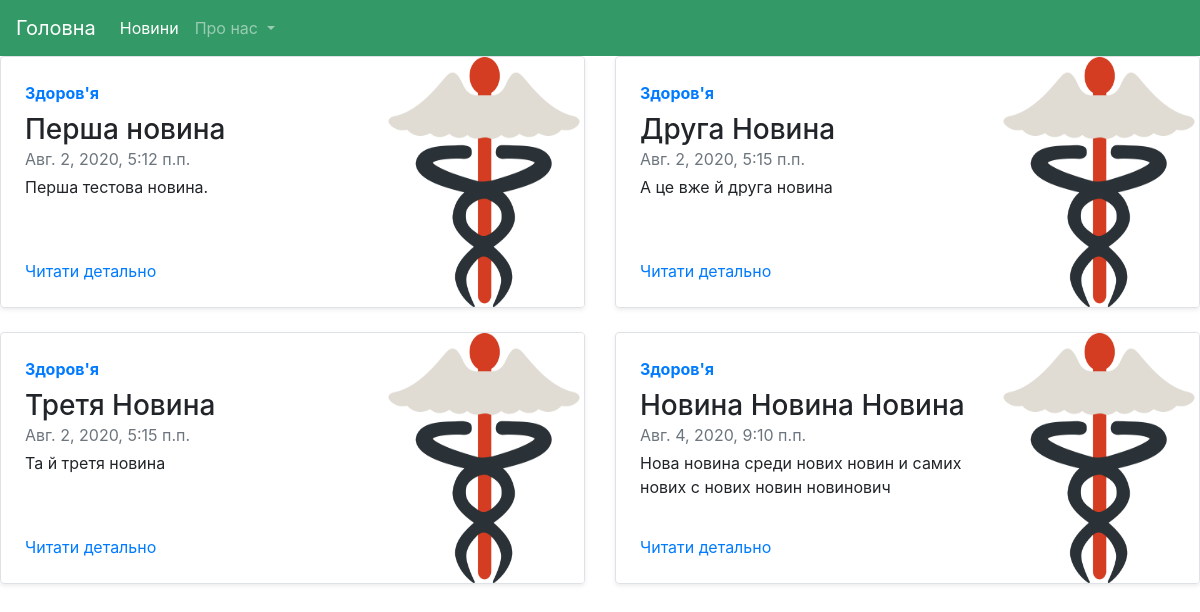
/test, run on an earlier commit of the app's database.
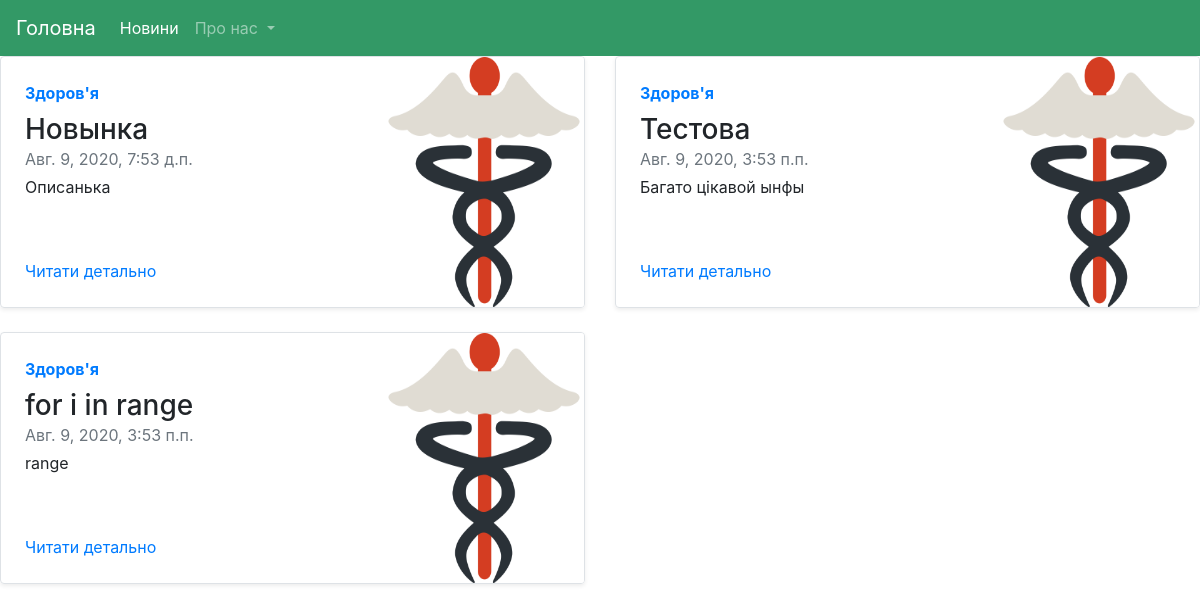
And on a later commit of the database.
### pews/models.py (models this page shows, shortened)
class Post(models.Model):
    author = models.ForeignKey('auth.User', on_delete=models.CASCADE, null=True, verbose_name="Автор")
    title = models.CharField(max_length=200,verbose_name="Заголовок")
    text = models.TextField(verbose_name="Текст пiдзаголовка")
    textcontent = models.TextField(verbose_name="Текст новини", null=True)
    slug = models.SlugField(max_length=250,unique_for_date='created_date', null=True)
    created_date = models.DateTimeField(
            default=timezone.now,verbose_name="дата створення")
    published_date = models.DateTimeField(
            blank=True, null=True, verbose_name="дата публiкацii")

### pews/views.py (the view)
# urls.py: path('test',test, name='test' ),
def test(request):
    posts = Post.objects.filter(published_date__lte=timezone.now()).order_by('published_date')
    return render(request,'pews/test.html', {'posts':posts})

### pews/templates/pews/test.html (shortened to what this page needs)
{% extends "pews/base.html" %}
{% load static %}
{% block content %}
<div class="row mb-2">
{% for post in posts %}
  <div class="col-md-6">
    <div class="row no-gutters border rounded overflow-hidden flex-md-row mb-4 shadow-sm h-md-250 position-relative">
      <div class="col p-4 d-flex flex-column position-static">
        <strong class="d-inline-block mb-2 text-primary">Здоров'я</strong>
        <h3 class="mb-0">{{ post.title }}</h3>
        <div class="mb-1 text-muted">{{ post.published_date }}</div>
        <p class="card-text mb-auto">{{ post.text|linebreaksbr }}</p>
        <a href="#" class="stretched-link">Читати детально</a>
      </div>
      <div class="col-auto d-none d-lg-block">
      <img  src={% static "medi.jpg" %}   class="bd-placeholder-img" width="200" height="250">
      </div>
    </div>
  </div>
{% endfor %}
</div>
{% endblock  %}

### pews/templates/pews/base.html (shortened to what this page needs)
{% load static %}
<!doctype html>
<html lang="en">
  <head>
    <link rel="stylesheet" href="{% static 'css/pew.css' %}">
    <link rel="stylesheet" href="{% static 'css/pos.css' %}">
    <link rel="stylesheet" href="https://stackpath.bootstrapcdn.com/bootstrap/4.5.0/css/bootstrap.min.css">
  </head>
  <body>
    <nav class="navbar navbar-expand-md navbar-dark" style="background-color: #339966;">
    <a class="navbar-brand" href="{% url 'post_list' %}">Головна</a>
    <div class="collapse navbar-collapse" id="navbarSupportedContent">
    <ul class="navbar-nav mr-auto">
      <li class="nav-item active">
          <a class="nav-link" href="{% url 'news' %}">Новини <span class="sr-only">(current)</span></a>
      </li>
      <li class="nav-item dropdown">
        <a class="nav-link dropdown-toggle" href="#" id="navbarDropdown" role="button" data-toggle="dropdown" aria-haspopup="true" aria-expanded="false">
          Про нас
        </a>
      </li>
    </ul>
    </div>
    </nav>
    {% block content %}
    {% endblock %}
  </body>
</html>

What changed in the data, as far as the page shows it:
removed Post: title "Перша новина", published_date "Авг. 2, 2020, 5:12 п.п.", text "Перша тестова новина."
removed Post: title "Друга Новина", published_date "Авг. 2, 2020, 5:15 п.п.", text "А це вже й друга новина"
removed Post: title "Третя Новина", published_date "Авг. 2, 2020, 5:15 п.п.", text "Та й третя новина"
removed Post: title "Новина Новина Новина", published_date "Авг. 4, 2020, 9:10 п.п.", text "Нова новина среди нових новин и самих нових с нових новин новинович"
added Post: title "Новынка", published_date "Авг. 9, 2020, 7:53 д.п.", text "Описанька"
added Post: title "Тестова", published_date "Авг. 9, 2020, 3:53 п.п.", text "Багато цiкавой ынфы"
added Post: title "for i in range", published_date "Авг. 9, 2020, 3:53 п.п.", text "range"
